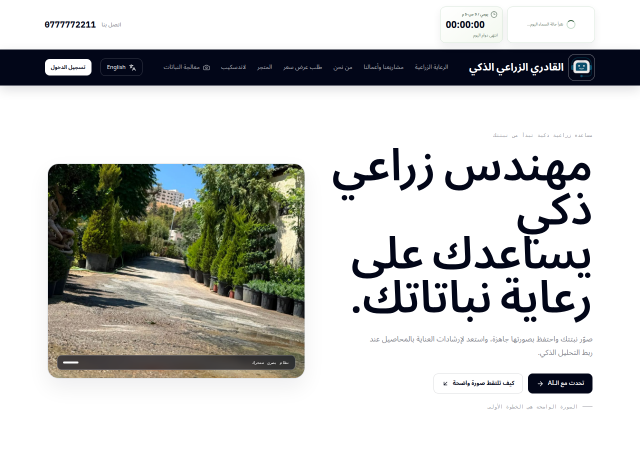
#> input picture scripts/references/site-home.png, 1280 x 900 px, found by its file name (shown at 1/2 size)
$ python make_quote_motion.py
#> lines starting #> are read from the running program, lines starting #| are printed output that depends on the picture
from pathlib import Path
import math, subprocess
from PIL import Image, ImageDraw, ImageFont, ImageOps

W, H, FPS, DURATION = 960, 540, 30, 24
ROOT = Path('/home/ubuntu/ai')
OUT = ROOT / 'artifacts/ayoub-ai/public/quote-request-motion-silent.mp4'
FRAMES = Path('/tmp/qadri_quote_motion_frames')
HOME_REF = ROOT / 'scripts/references/site-home.png'
QUOTES_REF = ROOT / 'scripts/references/site-quotes.png'
FRAMES.mkdir(parents=True, exist_ok=True)
for old in FRAMES.glob('frame_*.jpg'): old.unlink()

FONT_DIRS = ['/usr/share/fonts/truetype/noto','/usr/share/fonts/truetype/dejavu','/usr/share/fonts/opentype/noto']
def find_font(names):
    for directory in FONT_DIRS:
        for name in names:
            path = Path(directory) / name
            if path.exists(): return str(path)
    return '/usr/share/fonts/truetype/dejavu/DejaVuSans.ttf'
REG = find_font(['NotoSansArabic-Regular.ttf','NotoSansArabicUI-Regular.ttf','DejaVuSans.ttf'])
BOLD = find_font(['NotoSansArabic-Bold.ttf','NotoSansArabicUI-Bold.ttf','DejaVuSans-Bold.ttf'])
def font(size, bold=False): return ImageFont.truetype(BOLD if bold else REG, size)

def ease(x): return x*x*(3-2*x)
def rounded(draw, box, radius, fill, outline=None, width=1): draw.rounded_rectangle(box, radius=radius, fill=fill, outline=outline, width=width)
def centered(draw, text, y, f, fill, box=(0,0,W,H)):
    b = draw.textbbox((0,0), text, font=f)
    draw.text((box[0] + (box[2]-box[0]-(b[2]-b[0]))/2, y), text, font=f, fill=fill)
def rtl(draw, text, x, y, f, fill, anchor='ra'): draw.text((x,y), text, font=f, fill=fill, anchor=anchor)

def fit_reference(path):
    image = Image.open(path).convert('RGB')
#> image is the input picture: PIL image 1280x900 RGB; mean R, G, B 197.1, 198, 195.7
    # Keep the actual website header and hero/catalog content in a 16:9 screen.
    return ImageOps.fit(image, (840, 472), method=Image.Resampling.LANCZOS, centering=(0.5, 0.22))
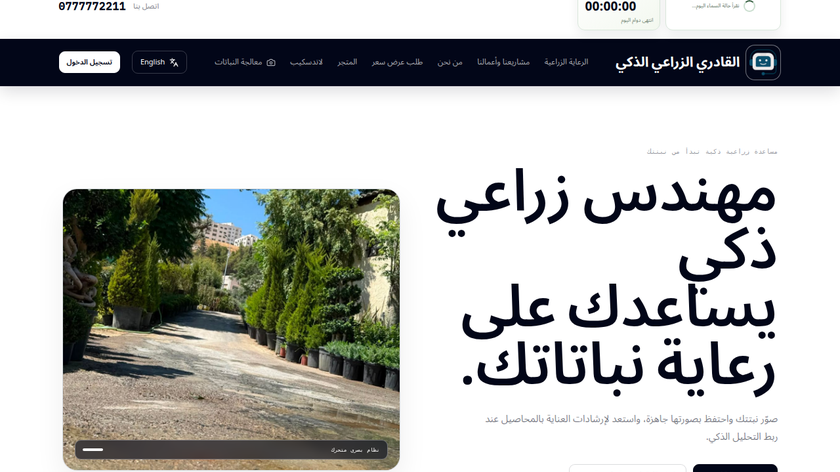
#> returned value: PIL image 840x472 RGB; mean R, G, B 183.8, 184.8, 181.8
HOME = fit_reference(HOME_REF)
QUOTES = fit_reference(QUOTES_REF)
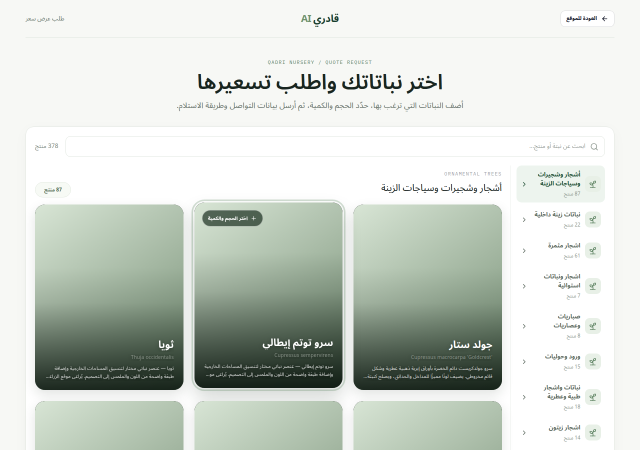
#> input picture scripts/references/site-quotes.png, 1280 x 900 px, found by its file name (shown at 1/2 size)
#> in fit_reference, image is the input picture: PIL image 1280x900 RGB; mean R, G, B 208, 214.6, 207.1
#> in fit_reference (call 2), `return ImageOps.fit(image, (840, 472), method=Image.Resampling.LANCZOS..`:
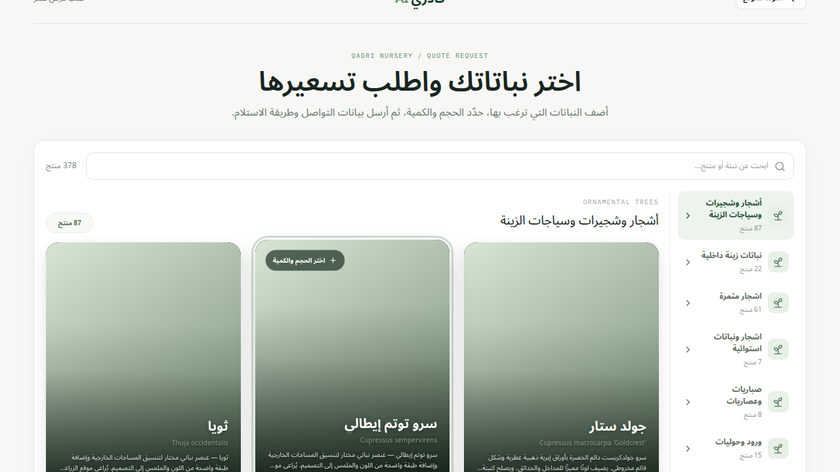
#> returned value: PIL image 840x472 RGB; mean R, G, B 208, 214.4, 207.2

def screen_frame(draw, image, label):
    # Browser-like frame, using the real captured site as the screen content.
    x, y = 60, 42
    rounded(draw, (x-7,y-7,x+854,y+486), 20, '#071b14', '#83a77e66', 2)
    draw.ellipse((x+13,y+13,x+21,y+21), fill='#e5b86f')
    draw.ellipse((x+28,y+13,x+36,y+21), fill='#8ab777')
    draw.ellipse((x+43,y+13,x+51,y+21), fill='#d78070')
    draw.text((x+70,y+8), label, font=font(11), fill='#b7ceb0')
    draw.rounded_rectangle((x,y+32,x+840,y+504), radius=12, fill='#f7faf6')
    draw._image.paste(image, (x, y + 32))

def pointer(draw, x, y, phase=0):
    r = 15 + int(4*math.sin(phase*math.pi*2))
    draw.ellipse((x-r,y-r,x+r,y+r), outline='#e9c878', width=3)
    draw.ellipse((x-4,y-4,x+4,y+4), fill='#e9c878')
    draw.line((x+6,y+7,x+27,y+29), fill='#e9c878', width=4)
    draw.polygon([(x+24,y+26),(x+39,y+31),(x+31,y+18)], fill='#e9c878')

def badge(draw, box, text, fill='#1c4932'):
    rounded(draw, box, 13, fill, '#dcebd4', 1)
    b = draw.textbbox((0,0), text, font=font(13, True))
    draw.text(((box[0]+box[2]-b[2]+b[0])/2, (box[1]+box[3]-b[3]+b[1])/2-1), text, font=font(13, True), fill='#fffdf7')

def draw_checkout(draw, local):
    # A faithful, simplified checkout state in the same live site's visual language.
    rounded(draw, (60,42,900,532), 20, '#071b14', '#83a77e66', 2)
    draw.ellipse((80,55,88,63), fill='#e5b86f'); draw.ellipse((95,55,103,63), fill='#8ab777'); draw.ellipse((110,55,118,63), fill='#d78070')
    draw.text((140,49), 'alqadri-offers.online / quotes', font=font(11), fill='#b7ceb0')
    rounded(draw, (67,76,893,525), 12, '#f8faf7')
    rtl(draw, 'قادري', 480, 93, font(19, True), '#2f6a43', anchor='ma')
    rtl(draw, 'بيانات الطلب', 828, 134, font(19, True), '#24392b')
    draw.text((130,138), 'CONTACT & DELIVERY', font=font(10), fill='#7c9080')
    # selection card
    rounded(draw, (118,180,410,450), 16, '#ffffff', '#e1e9df')
    rtl(draw, 'النباتات المختارة', 380, 202, font(16, True), '#294631')
    draw.text((140,205), 'YOUR SELECTION', font=font(9), fill='#7c9080')
    for i,(name,size) in enumerate([('جولد ستار','متوسط'),('سرو توتم إيطالي','كبير')]):
        y=250+i*75
        rounded(draw,(140,y,388,y+57),11,'#f1f6ef')
        draw.ellipse((153,y+14,181,y+42),fill='#6e9b61' if i==0 else '#a7be83')
        rtl(draw,name,365,y+12,font(13,True),'#2c4933')
        rtl(draw,f'الحجم: {size} · الكمية: {1+i}',365,y+36,font(10),'#77887b')
    # form fields fill in as time advances
    fields=[('الاسم الكامل','أحمد القادري'),('رقم الهاتف','07 7777 2211'),('منطقة التوصيل','جرش — الرشايدة')]
    for i,(label,value) in enumerate(fields):
        y=181+i*64
        rtl(draw,label,822,y,font(12,True),'#526a57')
        rounded(draw,(500,y+21,822,y+61),9,'#fff','#d7e3d6')
        visible=max(0,min(len(value),int((local*4-i)*len(value)/2)))
        rtl(draw,value[:visible],805,y+31,font(13),'#294631')
    rounded(draw,(500,405,822,457),11,'#234b37')
    rtl(draw,'إرسال طلب عرض السعر', 660, 420, font(14,True), '#fff', anchor='ma')
    if local < .8: pointer(draw, 735, 430, local)

def draw_success(draw, local):
    draw_checkout(draw, 1)
    overlay=Image.new('RGBA',(W,H),(0,0,0,0)); od=ImageDraw.Draw(overlay)
    od.rectangle((0,0,W,H), fill='#0b2418aa')
    rounded(od,(248,145,712,430),24,'#f4faef','#b7d5ad',2)
    od.ellipse((430,185,530,285),fill='#5e9d68')
    od.line((455,235,478,258),fill='#fff',width=8); od.line((478,258,510,215),fill='#fff',width=8)
    centered(od,'تم استلام طلبك',302,font(27,True),'#24402c')
    centered(od,'سنتواصل معك لتأكيد العرض',345,font(15),'#617362')
    centered(od,'الطلب ينتقل الآن إلى التجهيز والتوصيل',381,font(12),'#7f8e80')
    draw._image.paste(overlay, (0, 0), overlay)

# [41 lines left out: function draw_truck, not called in this run]

def frame_at(t):
    im=Image.new('RGB',(W,H),'#102f24'); d=ImageDraw.Draw(im)
    d.text((45,18),'QADRI AI  /  QUOTE DELIVERY',font=font(11,True),fill='#c8debd')
    p=t/DURATION
    if p < .17:
        local=p/.17; screen_frame(d,HOME,'موقع القادري الزراعي الذكي')
        pointer(d, 560+int(local*12), 150, local)
        if local>.62: badge(d,(650,452,840,486),'طلب عرض سعر',fill='#214d36')
    elif p < .38:
        local=(p-.17)/.21; screen_frame(d,QUOTES,'alqadri-offers.online / quotes')
        pointer(d, 490+int(math.sin(local*math.pi)*12), 345, local)
        if local>.4: badge(d,(615,452,842,486),'اختر الحجم والكمية',fill='#214d36')
    elif p < .60:
        draw_checkout(d,(p-.38)/.22)
    elif p < .75:
        draw_success(d,(p-.60)/.15)
    else:
        draw_truck(d,(p-.75)/.25)
    return im

for index in range(FPS*DURATION):
#> (the run stopped early here; a loop or call above may not have finished)
